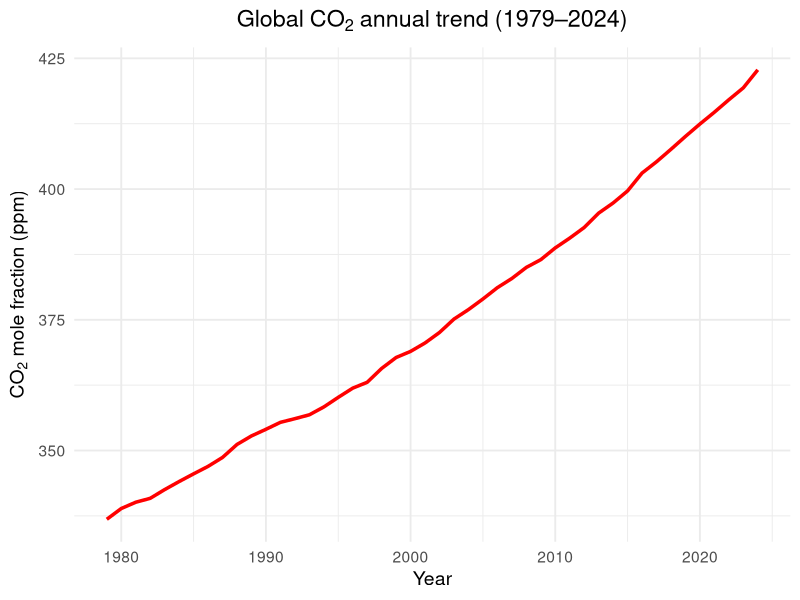

Generate this figure with R:
library(ggplot2)

# 建立資料框
co2_data <- data.frame(
  year = 1979:2024,
  mean = c(336.85,338.91,340.11,340.86,342.53,344.07,345.54,346.97,348.68,
           351.16,352.79,354.06,355.39,356.09,356.83,358.33,360.17,361.93,
           363.05,365.7,367.79,368.96,370.57,372.58,375.14,376.95,378.98,
           381.15,382.9,385.02,386.5,388.75,390.62,392.65,395.4,397.34,
           399.65,403.06,405.22,407.61,410.07,412.44,414.7,417.08,419.36,422.8)
)

# 繪圖
ggplot(co2_data, aes(x = year, y = mean)) +
  geom_line(color = "red", size = 1.2) +
  labs(
    title = bquote("Global CO"[2]*" annual trend (1979–2024)"),
    x = "Year",
    y = expression("CO"[2]*" mole fraction (ppm)")
  ) +
  theme_minimal(base_size = 14) +
  theme(
    plot.title = element_text(hjust = 0.5, face = "bold")
  )
